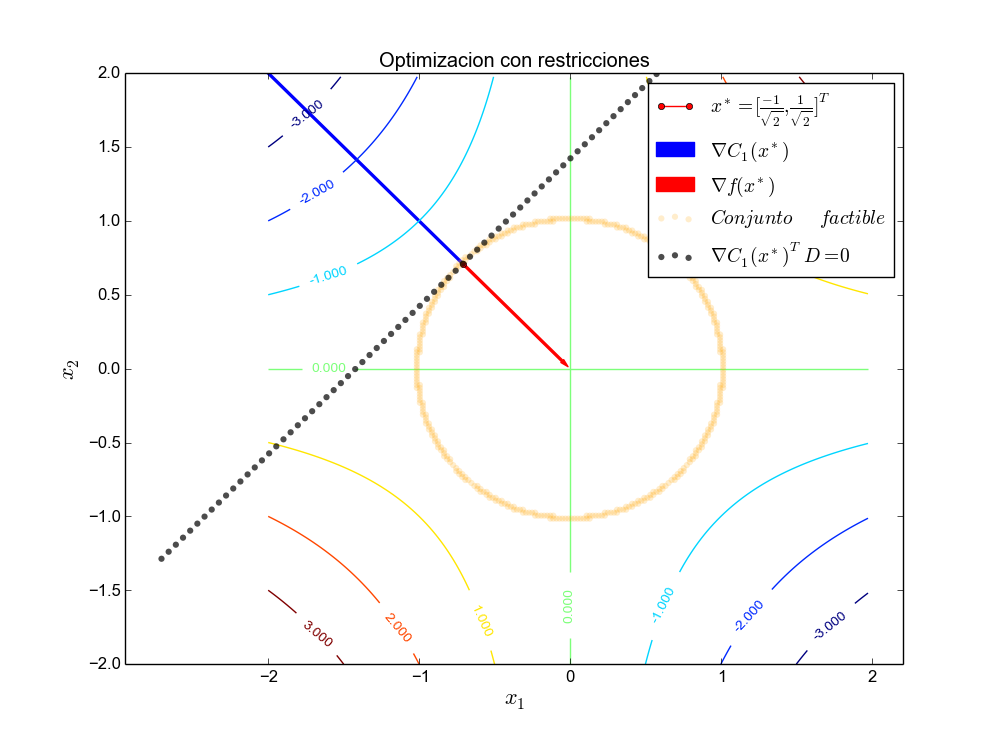

Source code (Python):
"""
============
Contour Demo
============

Illustrate simple contour plotting, contours on an image with
a colorbar for the contours, and labelled contours.

See also the :doc:`contour image example
</gallery/images_contours_and_fields/contour_image>`.
"""
import matplotlib
import numpy as np
import matplotlib.cm as cm
import matplotlib.pyplot as plt
import matplotlib.patches as patches
from matplotlib.path import Path
from matplotlib.patches import PathPatch
from matplotlib.legend_handler import HandlerPatch
import matplotlib.patches as mpatches
def graph(formula, x_range, y_range):  
    x = np.array(x_range)  
    y = np.array(y_range)  
    z = eval(formula)
    plt.plot(x, y)
    plt.show()

delta = 0.025
minx = -2.0
maxx = 2.0
miny = -2.0
maxy = 2.0
x = np.arange( minx, maxx, delta)
y = np.arange( miny, maxy, delta)
X, Y = np.meshgrid(x, y)
Z1 = X #np.exp(-X**2 - Y**2)
Z2 = Y #np.exp(-(X - 1)**2 - (Y - 1)**2)

Z = (Z1 * Z2) 
gradientf = [1.0/np.sqrt(2.0), -1.0/np.sqrt(2.0)]
xoptimal = [-1.0/np.sqrt(2.0), 1.0/np.sqrt(2.0)]
c1optimal = [-2.0/np.sqrt(2.0), 2.0/np.sqrt(2.0)]
lambda1 = [-1.0/2]
###############################################################################
# Create a simple contour plot with labels using default colors.  The
# inline argument to clabel will control whether the labels are draw
# over the line segments of the contour, removing the lines beneath
# the label

fig, ax = plt.subplots()
CS = ax.contour(X, Y, Z)
ax.clabel(CS, inline=100, fontsize=10)
ax.set_title('Optimizacion con restricciones')


###Conjunto factible
pairs = [(d1, d2) for d2 in np.linspace(miny, maxy,200)
                for d1 in np.linspace( minx , maxx, 200)
                if d1**2 + d2**2 -1 >= 0.0 and d1**2 + d2**2 -1 <= 0.05 ]
ss, ts = np.hsplit(np.array(pairs), 2)
# plot the results
plt.scatter(ss, ts, color='orange', cmap='jet', label='$Conjunto \quad factible$', zorder=3, alpha=0.2, edgecolors='none' )


#Constraint 1:

#s = np.linspace(minx, maxx)
#yc1 = np.sqrt(1-(s)**2)
#
#plt.plot(s, yc1, lw=2, marker='.', color='blue', alpha=0.7, label='$C_1(x^*)$')
plt.ylim(miny, maxy)

# plot the possible (s, t) pairs
pairs = [(s, t) for s in np.linspace(minx, maxx,200)
                for t in np.linspace(miny, maxy, 200)
                if np.sqrt(1-(s**2)) == 0]
ss, ts = np.hsplit(np.array(pairs), 2)

# plot the results
#plt.scatter(ss, ts,color='gray' , cmap='jet', label='$Region \quad factible$', zorder=3, alpha=0.1,edgecolors='none' )
plt.plot( xoptimal[0], xoptimal[1], marker='o', color="red", label='$x^* = [ \\frac{-1}{\\sqrt{2}}, \\frac{1}{\\sqrt{2}}]^T$',markersize= 5 )


pairs = [(d1, d2) for d2 in np.linspace(miny-np.abs(xoptimal[1]), maxy,100)
                for d1 in np.linspace( minx , maxx+np.abs(xoptimal[0]), 100)
                if  abs(d1 - d2) < 0.01 ]
ss, ts = np.hsplit(np.array(pairs), 2)
# plot the results
plt.scatter(ss+xoptimal[0], ts+xoptimal[1], color='black', cmap='jet', label='$\\nabla C_1(x^*)^T D = 0 $', zorder=3, alpha=0.7, edgecolors='none' )





#Gradientes..
style="Simple,tail_width=1.9,head_width=4,head_length=8"
kw1 = dict(arrowstyle=style, color="b", label='$\\nabla C_1(x^*)$')
kw3 = dict(arrowstyle=style, color="r", label='$\\nabla f(x^*)$')
#kw4 = dict(arrowstyle=style, color="g", label='$\\lambda^* \quad Lagrangiano$')

a1 = patches.FancyArrowPatch((xoptimal[0], xoptimal[1]), (xoptimal[0]+c1optimal[0], xoptimal[1]+c1optimal[1]),**kw1 )

a3 = patches.FancyArrowPatch((xoptimal[0], xoptimal[1]), (xoptimal[0]+ gradientf[0], xoptimal[1]+gradientf[1]) ,**kw3 )

#a4 = patches.FancyArrowPatch((xoptimal[0], xoptimal[1]), (xoptimal[0]+ lambda1[0], xoptimal[1]+lambda1[1]) ,**kw4 )

for a in [a1,a3]:
    plt.gca().add_patch(a)

plt.xlabel('$x_1$', fontsize=16)
plt.ylabel('$x_2$', fontsize=16)
#plt.legend(['My label','aa','aa','oo','aa'])
plt.legend(fontsize=14)
#plt.savefig('Problema1.eps', format='eps', dpi=1000)
plt.show()

#############################################################################
#
# ------------
#
# References
# """"""""""
#
# The use of the following functions and methods is shown
# in this example:

#import matplotlib
#matplotlib.axes.Axes.contour
#matplotlib.pyplot.contour
#matplotlib.figure.Figure.colorbar
#matplotlib.pyplot.colorbar
#matplotlib.axes.Axes.clabel
#matplotlib.pyplot.clabel
#matplotlib.axes.Axes.set_position
#matplotlib.axes.Axes.get_position
